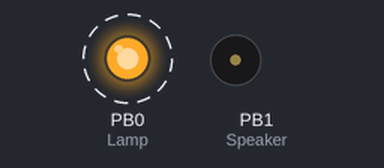
Recording of a sketch running on a simulated ATtiny85, built with avr-gcc and run on an emulated ATtiny85. Parts: output pins drawn as LEDs (lit = HIGH), buzzer (waves = sounding, pin HIGH). Dashed ring = blinking. Sleep ends after the set time or at an interrupt. At 34.4 s the program stops and its outputs stay as they are.

Above: at 0.06 s.
Timing chart, 0 to 3.0 s (numbered marks = the images above):
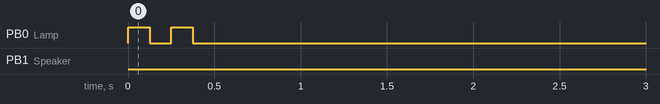

The sketch:

Tes_Mode_Sleep_Attiny85.ino
```cpp
/* Tes Mode Sleep Attiny85 Digspark
   10 desember 2021


*/

#include <avr/sleep.h>

// Utility macro
#define adc_disable() (ADCSRA &= ~(1<<ADEN)) // disable ADC (before power-off)

// constants
const int Speaker = 1;              // buzzer + ke pin PB1 buzzer - ke ground
const int Lamp = 0;
const unsigned long Alarm = 30000; // alarm time - 30 second
unsigned long StartTime = 0;        // start time

void setup () {
  pinMode(Lamp, OUTPUT);
  pinMode(Speaker, OUTPUT);
  pinMode(2, INPUT_PULLUP);
  pinMode(3, INPUT_PULLUP);
  pinMode(4, INPUT_PULLUP);
  adc_disable(); // ADC uses ~320uA
  set_sleep_mode(SLEEP_MODE_PWR_DOWN);
}

// Fungsi enterSleep
void enterSleep (void)
{
  sleep_enable();
  sleep_cpu();
}

// Fungsi playbeep
void playBeep (void) { // bunyi beep sebanyak 20x
  for (int i=0; i < 20; i++) {
    digitalWrite(Speaker, HIGH);
    delay(100);
    digitalWrite(Speaker, LOW);
    delay(100);
  }
}

// Fungsi flashLed
void flashLed (int wait) {
  digitalWrite(Lamp, HIGH);
  delay(wait);
  digitalWrite(Lamp, LOW);
}

// Program utama

void loop () {
  // Long flash
  flashLed(125);
  delay(125);
  flashLed(125);
  do {
    // Flash light
    flashLed(1);
    delay(2000);
  } while (millis() - StartTime < Alarm);
  // Alarm
  playBeep();
  enterSleep();
  // Continue after reset
}
```

Measured:
- by itself, PB0 (Lamp): alternates HIGH for 0.13 s and LOW for 0.13 s, 4 changes in all, then stays LOW
- by itself, PB1 (Speaker): LOW → HIGH at 30.4 s, → LOW 0.10 s later, → HIGH 0.10 s later, → LOW 0.10 s later, … (40 changes in this stretch)
